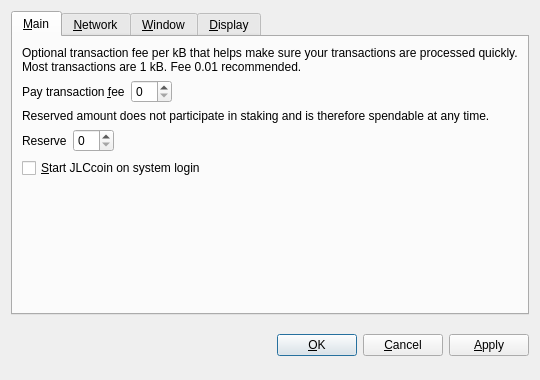
<?xml version="1.0" encoding="UTF-8"?>
<ui version="4.0">
 <class>OptionsDialog</class>
 <widget class="QDialog" name="OptionsDialog">
  <property name="geometry">
   <rect>
    <x>0</x>
    <y>0</y>
    <width>540</width>
    <height>380</height>
   </rect>
  </property>
  <property name="windowTitle">
   <string>Options</string>
  </property>
  <property name="modal">
   <bool>true</bool>
  </property>
  <layout class="QVBoxLayout" name="verticalLayout">
   <item>
    <widget class="QTabWidget" name="tabWidget">
     <property name="tabPosition">
      <enum>QTabWidget::North</enum>
     </property>
     <property name="currentIndex">
      <number>0</number>
     </property>
     <widget class="QWidget" name="tabMain">
      <attribute name="title">
       <string>&amp;Main</string>
      </attribute>
      <layout class="QVBoxLayout" name="verticalLayout_Main">
       <item>
        <widget class="QLabel" name="transactionFeeInfoLabel">
         <property name="text">
          <string>Optional transaction fee per kB that helps make sure your transactions are processed quickly. Most transactions are 1 kB. Fee 0.01 recommended.</string>
         </property>
         <property name="textFormat">
          <enum>Qt::PlainText</enum>
         </property>
         <property name="wordWrap">
          <bool>true</bool>
         </property>
        </widget>
       </item>
       <item>
        <layout class="QHBoxLayout" name="horizontalLayoutFee">
         <item>
          <widget class="QLabel" name="transactionFeeLabel">
           <property name="text">
            <string>Pay transaction &amp;fee</string>
           </property>
           <property name="textFormat">
            <enum>Qt::PlainText</enum>
           </property>
           <property name="buddy">
            <cstring>transactionFee</cstring>
           </property>
          </widget>
         </item>
         <item>
          <widget class="BitcoinAmountField" name="transactionFee"/>
         </item>
         <item>
          <spacer name="horizontalSpacerFee">
           <property name="orientation">
            <enum>Qt::Horizontal</enum>
           </property>
           <property name="sizeHint" stdset="0">
            <size>
             <width>40</width>
             <height>20</height>
            </size>
           </property>
          </spacer>
         </item>
        </layout>
       </item>
       <item>
        <widget class="QLabel" name="reserveBalanceInfoLabel">
         <property name="text">
          <string>Reserved amount does not participate in staking and is therefore spendable at any time.</string>
         </property>
         <property name="textFormat">
          <enum>Qt::PlainText</enum>
         </property>
         <property name="wordWrap">
          <bool>true</bool>
         </property>
        </widget>
       </item>
       <item>
        <layout class="QHBoxLayout" name="horizontalLayoutReserveBalance">
         <item>
          <widget class="QLabel" name="reserveBalanceLabel">
           <property name="text">
            <string>Reserve</string>
           </property>
           <property name="textFormat">
            <enum>Qt::PlainText</enum>
           </property>
           <property name="buddy">
            <cstring>reserveBalance</cstring>
           </property>
          </widget>
         </item>
         <item>
          <widget class="BitcoinAmountField" name="reserveBalance"/>
         </item>
         <item>
          <spacer name="horizontalSpacerReserveBalance">
           <property name="orientation">
            <enum>Qt::Horizontal</enum>
           </property>
           <property name="sizeHint" stdset="0">
            <size>
             <width>40</width>
             <height>20</height>
            </size>
           </property>
          </spacer>
         </item>
        </layout>
       </item>
       <item>
        <widget class="QCheckBox" name="bitcoinAtStartup">
         <property name="toolTip">
          <string>Automatically start JLCcoin after logging in to the system.</string>
         </property>
         <property name="text">
          <string>&amp;Start JLCcoin on system login</string>
         </property>
        </widget>
       </item>
       <item>
        <spacer name="verticalSpacer_Main">
         <property name="orientation">
          <enum>Qt::Vertical</enum>
         </property>
         <property name="sizeHint" stdset="0">
          <size>
           <width>20</width>
           <height>40</height>
          </size>
         </property>
        </spacer>
       </item>
      </layout>
     </widget>
     <widget class="QWidget" name="tabNetwork">
      <attribute name="title">
       <string>&amp;Network</string>
      </attribute>
      <layout class="QVBoxLayout" name="verticalLayout_Network">
       <item>
        <widget class="QCheckBox" name="mapPortUpnp">
         <property name="toolTip">
          <string>Automatically open the JLCcoin client port on the router. This only works when your router supports UPnP and it is enabled.</string>
         </property>
         <property name="text">
          <string>Map port using &amp;UPnP</string>
         </property>
        </widget>
       </item>
       <item>
        <widget class="QCheckBox" name="connectSocks">
         <property name="toolTip">
          <string>Connect to the JLCcoin network through a SOCKS5 proxy (e.g. when connecting through Tor).</string>
         </property>
         <property name="text">
          <string>&amp;Connect through SOCKS5 proxy:</string>
         </property>
        </widget>
       </item>
       <item>
        <layout class="QHBoxLayout" name="horizontalLayout_Network">
         <item>
          <widget class="QLabel" name="proxyIpLabel">
           <property name="text">
            <string>Proxy &amp;IP:</string>
           </property>
           <property name="textFormat">
            <enum>Qt::PlainText</enum>
           </property>
           <property name="buddy">
            <cstring>proxyIp</cstring>
           </property>
          </widget>
         </item>
         <item>
          <widget class="QValidatedLineEdit" name="proxyIp">
           <property name="maximumSize">
            <size>
             <width>140</width>
             <height>16777215</height>
            </size>
           </property>
           <property name="toolTip">
            <string>IP address of the proxy (e.g. 127.0.0.1)</string>
           </property>
          </widget>
         </item>
         <item>
          <widget class="QLabel" name="proxyPortLabel">
           <property name="text">
            <string>&amp;Port:</string>
           </property>
           <property name="textFormat">
            <enum>Qt::PlainText</enum>
           </property>
           <property name="buddy">
            <cstring>proxyPort</cstring>
           </property>
          </widget>
         </item>
         <item>
          <widget class="QLineEdit" name="proxyPort">
           <property name="maximumSize">
            <size>
             <width>55</width>
             <height>16777215</height>
            </size>
           </property>
           <property name="toolTip">
            <string>Port of the proxy (e.g. 9050)</string>
           </property>
          </widget>
         </item>
         <item>
          <spacer name="horizontalSpacer_Network">
           <property name="orientation">
            <enum>Qt::Horizontal</enum>
           </property>
           <property name="sizeHint" stdset="0">
            <size>
             <width>40</width>
             <height>20</height>
            </size>
           </property>
          </spacer>
         </item>
        </layout>
       </item>
       <item>
        <spacer name="verticalSpacer_Network">
         <property name="orientation">
          <enum>Qt::Vertical</enum>
         </property>
         <property name="sizeHint" stdset="0">
          <size>
           <width>20</width>
           <height>40</height>
          </size>
         </property>
        </spacer>
       </item>
      </layout>
     </widget>
     <widget class="QWidget" name="tabWindow">
      <attribute name="title">
       <string>&amp;Window</string>
      </attribute>
      <layout class="QVBoxLayout" name="verticalLayout_Window">
       <item>
        <widget class="QCheckBox" name="minimizeToTray">
         <property name="toolTip">
          <string>Show only a tray icon after minimizing the window.</string>
         </property>
         <property name="text">
          <string>&amp;Minimize to the tray instead of the taskbar</string>
         </property>
        </widget>
       </item>
       <item>
        <widget class="QCheckBox" name="minimizeOnClose">
         <property name="toolTip">
          <string>Minimize instead of exit the application when the window is closed. When this option is enabled, the application will be closed only after selecting Quit in the menu.</string>
         </property>
         <property name="text">
          <string>M&amp;inimize on close</string>
         </property>
        </widget>
       </item>
       <item>
        <spacer name="verticalSpacer_Window">
         <property name="orientation">
          <enum>Qt::Vertical</enum>
         </property>
         <property name="sizeHint" stdset="0">
          <size>
           <width>20</width>
           <height>40</height>
          </size>
         </property>
        </spacer>
       </item>
      </layout>
     </widget>
     <widget class="QWidget" name="tabDisplay">
      <attribute name="title">
       <string>&amp;Display</string>
      </attribute>
      <layout class="QVBoxLayout" name="verticalLayout_Display">
       <item>
        <layout class="QHBoxLayout" name="horizontalLayout_1_Display">
         <item>
          <widget class="QLabel" name="langLabel">
           <property name="text">
            <string>User Interface &amp;language:</string>
           </property>
           <property name="textFormat">
            <enum>Qt::PlainText</enum>
           </property>
           <property name="buddy">
            <cstring>lang</cstring>
           </property>
          </widget>
         </item>
         <item>
          <widget class="QValueComboBox" name="lang">
           <property name="toolTip">
            <string>The user interface language can be set here. This setting will take effect after restarting JLCcoin.</string>
           </property>
          </widget>
         </item>
        </layout>
       </item>
       <item>
        <layout class="QHBoxLayout" name="horizontalLayout_2_Display">
         <item>
          <widget class="QLabel" name="unitLabel">
           <property name="text">
            <string>&amp;Unit to show amounts in:</string>
           </property>
           <property name="textFormat">
            <enum>Qt::PlainText</enum>
           </property>
           <property name="buddy">
            <cstring>unit</cstring>
           </property>
          </widget>
         </item>
         <item>
          <widget class="QValueComboBox" name="unit">
           <property name="toolTip">
            <string>Choose the default subdivision unit to show in the interface and when sending coins.</string>
           </property>
          </widget>
         </item>
        </layout>
       </item>
       <item>
        <widget class="QCheckBox" name="coinControlFeatures">
         <property name="toolTip">
          <string>Whether to show coin control features or not.</string>
         </property>
         <property name="text">
          <string>Display coin &amp;control features (experts only!)</string>
         </property>
        </widget>
       </item>
       <item>
        <widget class="QCheckBox" name="useBlackTheme">
         <property name="text">
          <string>Use black visual theme (requires restart)</string>
         </property>
        </widget>
       </item>
       <item>
        <spacer name="verticalSpacer_Display">
         <property name="orientation">
          <enum>Qt::Vertical</enum>
         </property>
         <property name="sizeHint" stdset="0">
          <size>
           <width>20</width>
           <height>40</height>
          </size>
         </property>
        </spacer>
       </item>
      </layout>
     </widget>
    </widget>
   </item>
   <item>
    <layout class="QHBoxLayout" name="horizontalLayout_Buttons">
     <item>
      <spacer name="horizontalSpacer_1">
       <property name="orientation">
        <enum>Qt::Horizontal</enum>
       </property>
       <property name="sizeHint" stdset="0">
        <size>
         <width>40</width>
         <height>48</height>
        </size>
       </property>
      </spacer>
     </item>
     <item>
      <widget class="QLabel" name="statusLabel">
       <property name="font">
        <font>
         <weight>75</weight>
         <bold>true</bold>
        </font>
       </property>
       <property name="text">
        <string/>
       </property>
       <property name="textFormat">
        <enum>Qt::PlainText</enum>
       </property>
       <property name="wordWrap">
        <bool>true</bool>
       </property>
      </widget>
     </item>
     <item>
      <spacer name="horizontalSpacer_2">
       <property name="orientation">
        <enum>Qt::Horizontal</enum>
       </property>
       <property name="sizeHint" stdset="0">
        <size>
         <width>40</width>
         <height>48</height>
        </size>
       </property>
      </spacer>
     </item>
     <item>
      <widget class="QPushButton" name="okButton">
       <property name="text">
        <string>&amp;OK</string>
       </property>
      </widget>
     </item>
     <item>
      <widget class="QPushButton" name="cancelButton">
       <property name="text">
        <string>&amp;Cancel</string>
       </property>
       <property name="autoDefault">
        <bool>false</bool>
       </property>
      </widget>
     </item>
     <item>
      <widget class="QPushButton" name="applyButton">
       <property name="text">
        <string>&amp;Apply</string>
       </property>
       <property name="autoDefault">
        <bool>false</bool>
       </property>
      </widget>
     </item>
    </layout>
   </item>
  </layout>
 </widget>
 <customwidgets>
  <customwidget>
   <class>BitcoinAmountField</class>
   <extends>QSpinBox</extends>
   <header>bitcoinamountfield.h</header>
  </customwidget>
  <customwidget>
   <class>QValueComboBox</class>
   <extends>QComboBox</extends>
   <header>qvaluecombobox.h</header>
  </customwidget>
  <customwidget>
   <class>QValidatedLineEdit</class>
   <extends>QLineEdit</extends>
   <header>qvalidatedlineedit.h</header>
  </customwidget>
 </customwidgets>
 <resources/>
 <connections/>
</ui>
